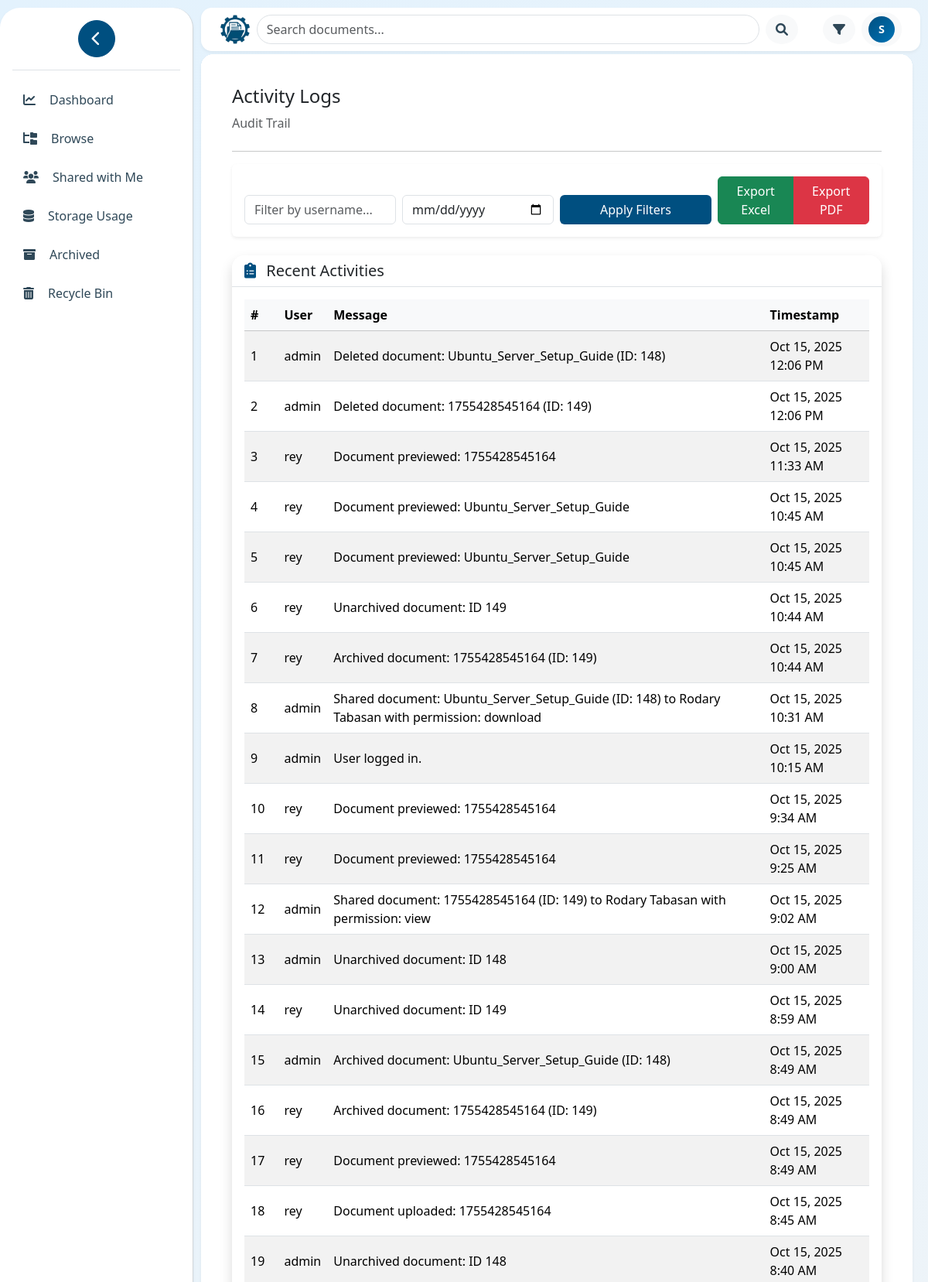
/logs/audit.php (signed in, upper part), run on the app's committed database.
### tables this page shows
CREATE TABLE `activity_logs` (
  `id` int(11) NOT NULL,
  `user_id` int(11) NOT NULL,
  `action` varchar(50) NOT NULL,
  `message` text NOT NULL,
  `timestamp` datetime DEFAULT current_timestamp()
);

CREATE TABLE `users` (
  `id` int(11) NOT NULL,
  `username` varchar(100) NOT NULL,
  `email` varchar(100) NOT NULL,
  `password` varchar(200) NOT NULL,
  `full_name` varchar(100) DEFAULT NULL,
  `role` enum('user','admin','superadmin') DEFAULT 'user',
  `created_at` datetime DEFAULT current_timestamp(),
  `updated_at` datetime DEFAULT current_timestamp() ON UPDATE current_timestamp(),
  `is_logged_in` tinyint(1) DEFAULT 0,
  `status` enum('pending','active','disabled') DEFAULT 'pending'
);

### logs/audit.php (the view, shortened to what this page needs)
<?php
$conn = new mysqli(DB_HOST, DB_USER, DB_PASS, DB_NAME);
$userFilter = $_GET['user'] ?? '';
$dateFilter = $_GET['date'] ?? '';
$sql = "SELECT a.id, u.username, a.message, a.timestamp
        FROM activity_logs a
        LEFT JOIN users u ON a.user_id = u.id";
$sql .= " ORDER BY a.timestamp DESC";
$stmt = $conn->prepare($sql);
$stmt->execute();
$result = $stmt->get_result();
$recent_logs = $result->fetch_all(MYSQLI_ASSOC);
include '../includes/header.php';
?>
<div class="container-fluid px-4">
    <h4 class="mt-4">Activity Logs</h4>
    <ol class="breadcrumb mb-4">
        <li class="breadcrumb-item active">Audit Trail</li>
    </ol>
    <hr>
    <div class="card mb-4 shadow-sm border-0">
        <div class="card-body">
            <form method="GET" class="row g-2 align-items-end">
                <div class="col-md-3">
                    <input type="text" name="user" class="form-control" placeholder="Filter by username..." value="<?= htmlspecialchars($userFilter) ?>">
                </div>
                <div class="col-md-3">
                    <input type="date" name="date" class="form-control" value="<?= htmlspecialchars($dateFilter) ?>">
                </div>
                <div class="col-md-3">
                    <button type="submit" class="btn w-100" style="background-color: #004F80; color: white;">Apply Filters</button>
                </div>
                <div class="col-md-3 text-end">
                    <?php if (count($recent_logs) > 0): ?>
                        <div class="btn-group w-100">
                            <a href="?<?= http_build_query(array_merge($_GET, ['export' => 'excel'])) ?>" class="btn btn-success w-50">Export Excel</a>
                            <a href="?<?= http_build_query(array_merge($_GET, ['export' => 'pdf'])) ?>" class="btn btn-danger w-50">Export PDF</a>
                        </div>
                    <?php endif; ?>
                </div>
            </form>
        </div>
    </div>
    <div class="card mb-4 shadow rounded-4 border-0">
        <div class="card-header d-flex justify-content-between align-items-center bg-white border-bottom rounded-top-4">
            <h5 class="mb-0">
                <i class="fas fa-clipboard-list me-2" style="color:#004F80;"></i> Recent Activities
            </h5>
        </div>
        <div class="card-body">
            <?php if (empty($recent_logs)): ?>
                <p class="text-muted">No activity logs available.</p>
            <?php else: ?>
                <div class="table-responsive">
                    <table class="table table-striped table-hover align-middle">
                        <thead class="table-light">
                            <tr>
                                <th>#</th>
                                <th>User</th>
                                <th>Message</th>
                                <th>Timestamp</th>
                            </tr>
                        </thead>
                        <tbody>
                            <?php foreach ($recent_logs as $index => $log): ?>
                                <tr>
                                    <td><?= $index + 1 ?></td>
                                    <td><?= htmlspecialchars($log['username'] ?? 'Unknown') ?></td>
                                    <td><?= htmlspecialchars($log['message']) ?></td>
                                    <td><?= date('M d, Y g:i A', strtotime($log['timestamp'])) ?></td>
                                </tr>
                            <?php endforeach; ?>
                        </tbody>
                    </table>
                </div>
            <?php endif; ?>
        </div>
    </div>
</div>

### assets/css/header.css (style rules this page uses)
:root { --primary-color: #004F80; --secondary-color: #2AB7CA; --dark-color: #2F4858; --light-color: #F4F6F8; --white: #FFFFFF; --border-color: #D0D6DA; --hover-color: #E6F2F8; --shadow: 0 2px 4px rgba(0,0,0,0.05); --shadow-lg: 0 4px 12px rgba(0,0,0,0.1); }
* { margin: 0; padding: 0; box-sizing: border-box; }
html, body { height: 100%; margin: 0; overflow: hidden; font-family: "Segoe UI", Roboto, Arial, sans-serif; background: linear-gradient(135deg, #e3f2fd 0%, #f5f5f5 50%, #fff3e0 100%); color: #1a2332; }

### data on the page
activity_logs: user.username "admin", message "Deleted document: Ubuntu_Server_Setup_Guide (ID: 148)", timestamp "Oct 15, 2025 12:06 PM"
activity_logs: user.username "admin", message "Deleted document: 1755428545164 (ID: 149)", timestamp "Oct 15, 2025 12:06 PM"
activity_logs: user.username "rey", message "Document previewed: 1755428545164", timestamp "Oct 15, 2025 11:33 AM"
activity_logs: user.username "rey", message "Document previewed: Ubuntu_Server_Setup_Guide", timestamp "Oct 15, 2025 10:45 AM"
activity_logs: user.username "rey", message "Document previewed: Ubuntu_Server_Setup_Guide", timestamp "Oct 15, 2025 10:45 AM"
activity_logs: user.username "rey", message "Unarchived document: ID 149", timestamp "Oct 15, 2025 10:44 AM"
activity_logs: user.username "rey", message "Archived document: 1755428545164 (ID: 149)", timestamp "Oct 15, 2025 10:44 AM"
activity_logs: user.username "admin", message "Shared document: Ubuntu_Server_Setup_Guide (ID: 148) to Rodary Tabasan with permission: download", timestamp "Oct 15, 2025 10:31 AM"
activity_logs: user.username "admin", message "User logged in.", timestamp "Oct 15, 2025 10:15 AM"
activity_logs: user.username "rey", message "Document previewed: 1755428545164", timestamp "Oct 15, 2025 9:34 AM"
activity_logs: user.username "rey", message "Document previewed: 1755428545164", timestamp "Oct 15, 2025 9:25 AM"
activity_logs: user.username "admin", message "Shared document: 1755428545164 (ID: 149) to Rodary Tabasan with permission: view", timestamp "Oct 15, 2025 9:02 AM"
activity_logs: user.username "admin", message "Unarchived document: ID 148", timestamp "Oct 15, 2025 9:00 AM"
activity_logs: user.username "rey", message "Unarchived document: ID 149", timestamp "Oct 15, 2025 8:59 AM"
activity_logs: user.username "admin", message "Archived document: Ubuntu_Server_Setup_Guide (ID: 148)", timestamp "Oct 15, 2025 8:49 AM"
activity_logs: user.username "rey", message "Archived document: 1755428545164 (ID: 149)", timestamp "Oct 15, 2025 8:49 AM"
activity_logs: user.username "rey", message "Document previewed: 1755428545164", timestamp "Oct 15, 2025 8:49 AM"
activity_logs: user.username "rey", message "Document uploaded: 1755428545164", timestamp "Oct 15, 2025 8:45 AM"
activity_logs: user.username "admin", message "Unarchived document: ID 148", timestamp "Oct 15, 2025 8:40 AM"

### other printed values
$user_initial "S"
